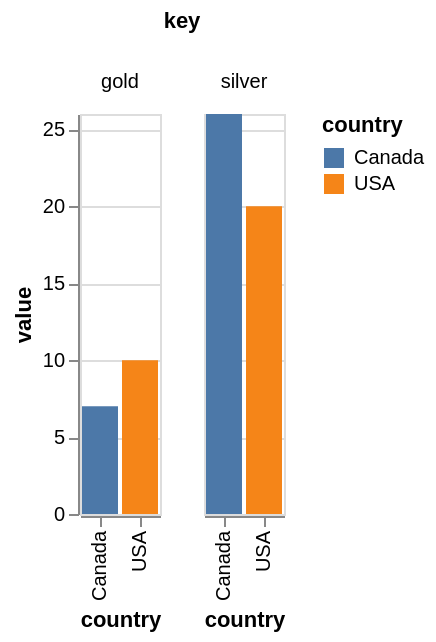

The Vega-Lite source for this figure:
### Vega specification from a JSON file in a GitHub repository (floating-point values rounded to 4 significant figures)
{"$schema": "https://vega.github.io/schema/vega/v5.json", "background": "white", "padding": 5, "data": [{"name": "source_0", "values": [{"country": "USA", "gold": 10, "silver": 20}, {"country": "Canada", "gold": 7, "silver": 26}]}, {"name": "data_0", "source": "source_0", "transform": [{"type": "fold", "fields": ["gold", "silver"], "as": ["key", "value"]}, {"type": "filter", "expr": "isValid(datum[\"value\"]) && isFinite(+datum[\"value\"])"}]}, {"name": "column_domain", "source": "data_0", "transform": [{"type": "aggregate", "groupby": ["key"]}]}], "signals": [{"name": "x_step", "value": 20}, {"name": "child_width", "update": "bandspace(domain('x').length, 0.1, 0.05) * x_step"}, {"name": "child_height", "value": 200}], "layout": {"padding": 20, "offset": {"columnTitle": 10}, "columns": {"signal": "length(data('column_domain'))"}, "bounds": "full", "align": "all"}, "marks": [{"name": "column-title", "type": "group", "role": "column-title", "title": {"text": "key", "style": "guide-title", "offset": 10}}, {"name": "row_header", "type": "group", "role": "row-header", "encode": {"update": {"height": {"signal": "child_height"}}}, "axes": [{"scale": "y", "orient": "left", "grid": false, "title": "value", "labelOverlap": true, "tickCount": {"signal": "ceil(child_height/40)"}, "zindex": 0}]}, {"name": "column_header", "type": "group", "role": "column-header", "from": {"data": "column_domain"}, "sort": {"field": "datum[\"key\"]", "order": "ascending"}, "title": {"text": {"signal": "isValid(parent[\"key\"]) ? parent[\"key\"] : \"\"+parent[\"key\"]"}, "style": "guide-label", "frame": "group", "offset": 10}, "encode": {"update": {"width": {"signal": "child_width"}}}}, {"name": "column_footer", "type": "group", "role": "column-footer", "from": {"data": "column_domain"}, "sort": {"field": "datum[\"key\"]", "order": "ascending"}, "encode": {"update": {"width": {"signal": "child_width"}}}, "axes": [{"scale": "x", "orient": "bottom", "grid": false, "title": "country", "labelAlign": "right", "labelAngle": 270, "labelBaseline": "middle", "zindex": 0}]}, {"name": "cell", "type": "group", "style": "cell", "from": {"facet": {"name": "facet", "data": "data_0", "groupby": ["key"]}}, "sort": {"field": ["datum[\"key\"]"], "order": ["ascending"]}, "encode": {"update": {"width": {"signal": "child_width"}, "height": {"signal": "child_height"}}}, "marks": [{"name": "child_marks", "type": "rect", "style": ["bar"], "from": {"data": "facet"}, "encode": {"update": {"fill": {"scale": "color", "field": "country"}, "x": {"scale": "x", "field": "country"}, "width": {"scale": "x", "band": true}, "y": {"scale": "y", "field": "value"}, "y2": {"scale": "y", "value": 0}}}}], "axes": [{"scale": "y", "orient": "left", "gridScale": "x", "grid": true, "tickCount": {"signal": "ceil(child_height/40)"}, "domain": false, "labels": false, "maxExtent": 0, "minExtent": 0, "ticks": false, "zindex": 0}]}], "scales": [{"name": "x", "type": "band", "domain": {"data": "data_0", "field": "country", "sort": true}, "range": {"step": {"signal": "x_step"}}, "paddingInner": 0.1, "paddingOuter": 0.05}, {"name": "y", "type": "linear", "domain": {"data": "data_0", "field": "value"}, "range": [{"signal": "child_height"}, 0], "nice": true, "zero": true}, {"name": "color", "type": "ordinal", "domain": {"data": "data_0", "field": "country", "sort": true}, "range": "category"}], "legends": [{"fill": "color", "symbolType": "square", "title": "country"}]}
